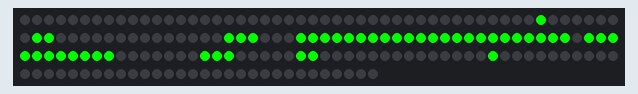
Recording of a sketch running on a simulated Arduino Uno, built with avr-gcc and run on an emulated ATmega328P. Parts: 180 RGB LEDs in strip order, left to right, continuing on the next row.

Above: at 0.1 s.
At 2.1 s:
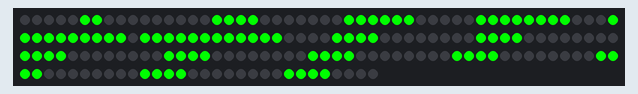
At 3.1 s:
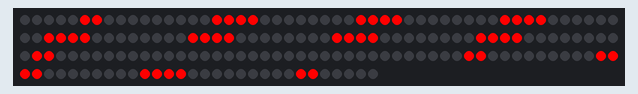
At 3.6 s:
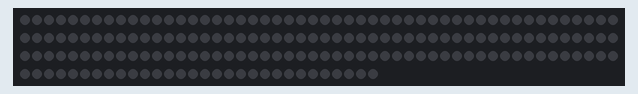

The sketch:

Gilet_affichage-base.ino
```cpp
// A basic everyday NeoPixel strip test program.

// NEOPIXEL BEST PRACTICES for most reliable operation:
// - Add 1000 uF CAPACITOR between NeoPixel strip's + and - connections.
// - MINIMIZE WIRING LENGTH between microcontroller board and first pixel.
// - NeoPixel strip's DATA-IN should pass through a 300-500 OHM RESISTOR.
// - AVOID connecting NeoPixels on a LIVE CIRCUIT. If you must, ALWAYS
//   connect GROUND (-) first, then +, then data.
// - When using a 3.3V microcontroller with a 5V-powered NeoPixel strip,
//   a LOGIC-LEVEL CONVERTER on the data line is STRONGLY RECOMMENDED.
// (Skipping these may work OK on your workbench but can fail in the field)

#include <Adafruit_NeoPixel.h>
#ifdef __AVR__
 #include <avr/power.h> // Required for 16 MHz Adafruit Trinket
#endif

// Which pin on the Arduino is connected to the NeoPixels?
// On a Trinket or Gemma we suggest changing this to 1:
#define LED_PIN    6

// How many NeoPixels are attached to the Arduino?
#define LED_COUNT 180

// Declare our NeoPixel strip object:
Adafruit_NeoPixel strip(LED_COUNT, LED_PIN, NEO_GRB + NEO_KHZ800);
// Argument 1 = Number of pixels in NeoPixel strip
// Argument 2 = Arduino pin number (most are valid)
// Argument 3 = Pixel type flags, add together as needed:
//   NEO_KHZ800  800 KHz bitstream (most NeoPixel products w/WS2812 LEDs)
//   NEO_KHZ400  400 KHz (classic 'v1' (not v2) FLORA pixels, WS2811 drivers)
//   NEO_GRB     Pixels are wired for GRB bitstream (most NeoPixel products)
//   NEO_RGB     Pixels are wired for RGB bitstream (v1 FLORA pixels, not v2)
//   NEO_RGBW    Pixels are wired for RGBW bitstream (NeoPixel RGBW products)


// setup() function -- runs once at startup --------------------------------

void setup() {
  // These lines are specifically to support the Adafruit Trinket 5V 16 MHz.
  // Any other board, you can remove this part (but no harm leaving it):
#if defined(__AVR_ATtiny85__) && (F_CPU == 16000000)
  clock_prescale_set(clock_div_1);
#endif
  // END of Trinket-specific code.

  strip.begin();           // INITIALIZE NeoPixel strip object (REQUIRED)
  strip.show();            // Turn OFF all pixels ASAP
  strip.setBrightness(255); // Set BRIGHTNESS to about 1/5 (max = 255)
}


// loop() function -- runs repeatedly as long as board is on ---------------

void loop() {
  // Fill along the length of the strip in various colors...
  //colorWipe(strip.Color(255,   0,   0), 50); // Red
  ArrowR(strip.Color(  0, 255,   0), 500); // Green
  ArrowL(strip.Color(  0, 255,   0), 500); // Green
  ArrowF(strip.Color(  0, 255,   0), 500); // Green
  Stop(strip.Color(  255,0,   0), 500); // Green
  //colorWipe(strip.Color(  0,   0, 255), 50); // Blue


}


// Some functions of our own for creating animated effects -----------------

// Fill strip pixels one after another with a color. Strip is NOT cleared
// first; anything there will be covered pixel by pixel. Pass in color
// (as a single 'packed' 32-bit value, which you can get by calling
// strip.Color(red, green, blue) as shown in the loop() function above),
// and a delay time (in milliseconds) between pixels.
void colorWipe(uint32_t color, int wait) {
  for(int i=0; i<strip.numPixels(); i++) { // For each pixel in strip...
    strip.setPixelColor(i, color);         //  Set pixel's color (in RAM)
    strip.show();                          //  Update strip to match
    delay(wait);                           //  Pause for a moment
  }
}

void ArrowR(uint32_t color, int wait){
  strip.setPixelColor(43, color);
  strip.setPixelColor(51, color);
  strip.setPixelColor(52, color);
  strip.setPixelColor(67, color);
  strip.setPixelColor(68, color);
  strip.setPixelColor(69, color);
  for(int i=73; i<96; i++) {
    strip.setPixelColor(i, color);
  }
   for(int i=97; i<108; i++) {
    strip.setPixelColor(i, color);
  }
  strip.setPixelColor(115, color);
  strip.setPixelColor(116, color);
  strip.setPixelColor(117, color);
  strip.setPixelColor(123, color);
  strip.setPixelColor(124, color);
  strip.setPixelColor(139, color);
  strip.show();                           // Le mettre a la fin permet d'allumer tout en meme temps

  delay(wait);
  for(int i=0; i<strip.numPixels(); i++) {
    strip.setPixelColor(i,0);

  }
  strip.show();
  delay(wait);

}


void ArrowL(uint32_t color, int wait){
  strip.setPixelColor(40, color);
  strip.setPixelColor(55, color);
  strip.setPixelColor(56, color);
  strip.setPixelColor(62, color);
  strip.setPixelColor(63, color);
  strip.setPixelColor(64, color);
  for(int i=72; i<83; i++) {
    strip.setPixelColor(i, color);
  }
   for(int i=84; i<107; i++) {
    strip.setPixelColor(i, color);
  }
  strip.setPixelColor(110, color);
  strip.setPixelColor(111, color);
  strip.setPixelColor(112, color);
  strip.setPixelColor(127, color);
  strip.setPixelColor(128, color);
  strip.setPixelColor(136, color);
  strip.show();                           // Le mettre a la fin permet d'allumer tout en meme temps

  delay(wait);
  for(int i=0; i<strip.numPixels(); i++) {
    strip.setPixelColor(i,0);

  }
  strip.show();
  delay(wait);

}

void ArrowF(uint32_t color, int wait){
  strip.setPixelColor(5, color);
  strip.setPixelColor(6, color);
  for(int i=16; i<20; i++) {
    strip.setPixelColor(i, color);
  }
   for(int i=27; i<33; i++) {
    strip.setPixelColor(i, color);
  }
  for(int i=38; i<46; i++) {
    strip.setPixelColor(i, color);
  }
   for(int i=49; i<59; i++) {
    strip.setPixelColor(i, color);
  }
  for(int i=60; i<72; i++) {
    strip.setPixelColor(i, color);
  }
  for(int i=76; i<80; i++) {
    strip.setPixelColor(i, color);
  }
  for(int i=88; i<92; i++) {
    strip.setPixelColor(i, color);
  }
  for(int i=100; i<104; i++) {
    strip.setPixelColor(i, color);
  }
  for(int i=112; i<116; i++) {
    strip.setPixelColor(i, color);
  }
  for(int i=124; i<128; i++) {
    strip.setPixelColor(i, color);
  }
  for(int i=136; i<140; i++) {
    strip.setPixelColor(i, color);
  }
  for(int i=148; i<152; i++) {
    strip.setPixelColor(i, color);
  }
  for(int i=160; i<164; i++) {
    strip.setPixelColor(i, color);
  }
  for(int i=172; i<176; i++) {
    strip.setPixelColor(i, color);
  }

  strip.show();                           // Le mettre a la fin permet d'allumer tout en meme temps

  delay(wait);
  for(int i=0; i<strip.numPixels(); i++) {
    strip.setPixelColor(i,0);

  }
  strip.show();
  delay(wait);

}

void Stop(uint32_t color, int wait){
  strip.setPixelColor(5, color);
  strip.setPixelColor(6, color);
  for(int i=16; i<20; i++) {
    strip.setPixelColor(i, color);
  }
   for(int i=28; i<32; i++) {
    strip.setPixelColor(i, color);
  }
  for(int i=40; i<44; i++) {
    strip.setPixelColor(i, color);
  }
   for(int i=52; i<56; i++) {
    strip.setPixelColor(i, color);
  }
  for(int i=64; i<68; i++) {
    strip.setPixelColor(i, color);
  }
  for(int i=76; i<80; i++) {
    strip.setPixelColor(i, color);
  }
  for(int i=88; i<92; i++) {
    strip.setPixelColor(i, color);
  }
  for(int i=101; i<103; i++) {
    strip.setPixelColor(i, color);
  }
  for(int i=137; i<139; i++) {
    strip.setPixelColor(i, color);
  }
  for(int i=148; i<152; i++) {
    strip.setPixelColor(i, color);
  }
  for(int i=160; i<164; i++) {
    strip.setPixelColor(i, color);
  }
  for(int i=173; i<175; i++) {
    strip.setPixelColor(i, color);
  }

  strip.show();                           // Le mettre a la fin permet d'allumer tout en meme temps

  delay(wait);
  for(int i=0; i<strip.numPixels(); i++) {
    strip.setPixelColor(i,0);

  }
  strip.show();
  delay(wait);

}
```

Measured:
- by itself, everything shown: repeats every 4.1 s, in 8 steps
- what the display in image 1 shows lasts 0.5 s, from 2.1 s to 2.6 s
